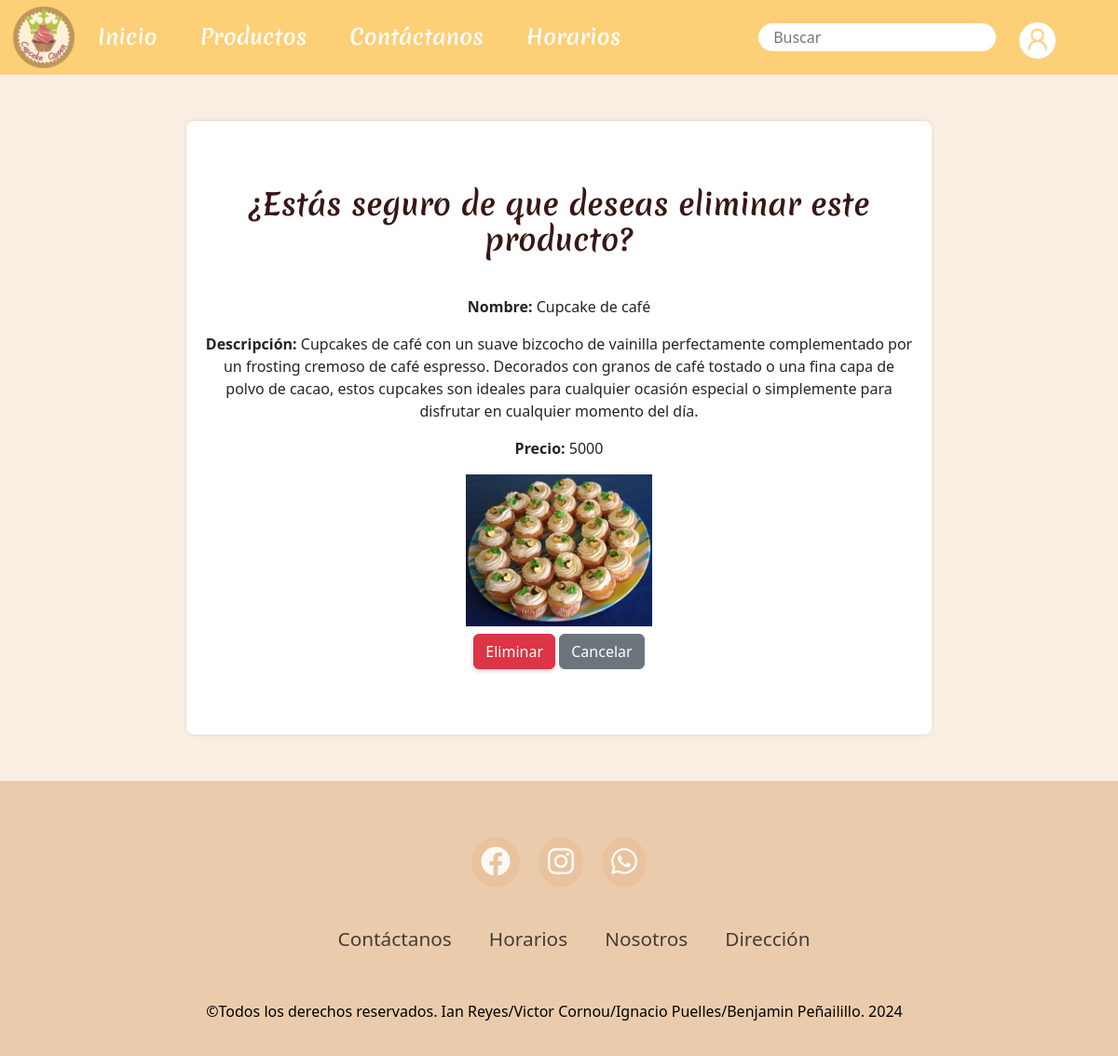
Screenshot of /eliminar/21/ with the database file from the repository.
### pagina/models.py (models this page shows, shortened)
class Producto(models.Model):
    nombre = models.CharField(max_length=100)
    categoria = models.ForeignKey(Categoria, on_delete=models.CASCADE, default=1)
    descripcion = models.TextField()
    precio = models.IntegerField()
    imagen = models.ImageField(upload_to='productos/')

### pagina/views.py (the view, shortened to what this page needs)
# urls.py: path('eliminar/<int:producto_id>/', ProductoDeleteView.as_view(), name='eliminar_producto'),
class ProductoDeleteView(View):
    def get(self, request, producto_id):
        producto = get_object_or_404(Producto, pk=producto_id)
        return render(request, 'eliminar_producto.html', {'producto': producto})

### pagina/templates/eliminar_producto.html (shortened to what this page needs)
{% extends "base.html" %}
{% load static %}
{% load crispy_forms_tags %}
{% block content %}
<div class="container-eliminar">
    <div class="eliminar">
    <h2>¿Estás seguro de que deseas eliminar este producto?</h2>
    <p><strong>Nombre:</strong> {{ producto.nombre }}</p>
    <p><strong>Descripción:</strong> {{ producto.descripcion }}</p>
    <p><strong>Precio:</strong> {{ producto.precio }}</p>
    <img src="{{ producto.imagen.url }}" alt="{{ producto.nombre }}" width="200">
    <form method="post">
        <div class="my-2">
            <button type="submit" class="btn btn-danger">Eliminar</button>
            <a href="{% url 'productos' %}" class="btn btn-secondary">Cancelar</a>
        </div>
    </form>
    </div>
</div>
{% endblock %}

### static/css/style.css (style rules this page uses)
button { background-color: #47a486; border: 0; border-radius: 5px; box-shadow: 0 2px 4px rgba(0, 0, 0, 0.2); color: white; font-size: 14px; padding: 10px 25px; }
.fondo-index { background-color: #faeee3; background-blend-mode: lighten; height: 100%; width: 100%; z-index: -5; position: relative; }
* { padding: 0; margin: 0; box-sizing: border-box; }
body { display: flex; flex-direction: column; min-height: 100vh; }
.btn-danger { background-color: #dc3545; color: #fff; border: none; padding: 10px 20px; font-size: 1em; cursor: pointer; border-radius: 4px; }
.container-eliminar { background-color: white; text-align: center; margin: 50px auto; padding: 20px; box-shadow: 0 0 5px rgba(0, 0, 0, 0.1); border-radius: 8px; }
.container-eliminar h2 { color: #381715; font-family: 'Merienda', cursive; margin-bottom: 40px; font-size: 32px; }
.eliminar { margin: 50px auto; }
@media (min-width: 1200px) { .container-eliminar { margin-left: 200px; margin-right: 200px; } }

### rows the page displays
Producto: nombre "Cupcake de café", descripcion "Cupcakes de café con un suave bizcocho de vainilla perfectamente complementado por un frosting cremoso de café espresso. Decorados con granos de café tostado o una fina capa de polvo de cacao, estos cupcakes son ideales para cualquier ocasión especial o simplemente para disfrutar en cualquier momento del día.", precio "5000", imagen (picture)
